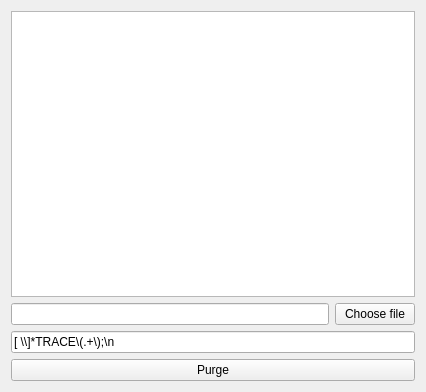
<?xml version="1.0" encoding="UTF-8"?>
<ui version="4.0">
 <class>MainWindow</class>
 <widget class="QMainWindow" name="MainWindow">
  <property name="geometry">
   <rect>
    <x>0</x>
    <y>0</y>
    <width>426</width>
    <height>392</height>
   </rect>
  </property>
  <property name="windowTitle">
   <string>MainWindow</string>
  </property>
  <widget class="QWidget" name="centralWidget">
   <layout class="QGridLayout" name="gridLayout">
    <item row="0" column="0" colspan="2">
     <widget class="QTextEdit" name="text_edit"/>
    </item>
    <item row="1" column="0">
     <widget class="QLineEdit" name="file_path_line"/>
    </item>
    <item row="1" column="1">
     <widget class="QPushButton" name="file_button">
      <property name="text">
       <string>Choose file</string>
      </property>
     </widget>
    </item>
    <item row="2" column="0" colspan="2">
     <widget class="QLineEdit" name="regexp_line">
      <property name="text">
       <string>[ \\]*TRACE\(.+\);\n</string>
      </property>
     </widget>
    </item>
    <item row="3" column="0" colspan="2">
     <widget class="QPushButton" name="purge_button">
      <property name="text">
       <string>Purge</string>
      </property>
     </widget>
    </item>
   </layout>
  </widget>
 </widget>
 <layoutdefault spacing="6" margin="11"/>
 <resources/>
 <connections/>
</ui>
